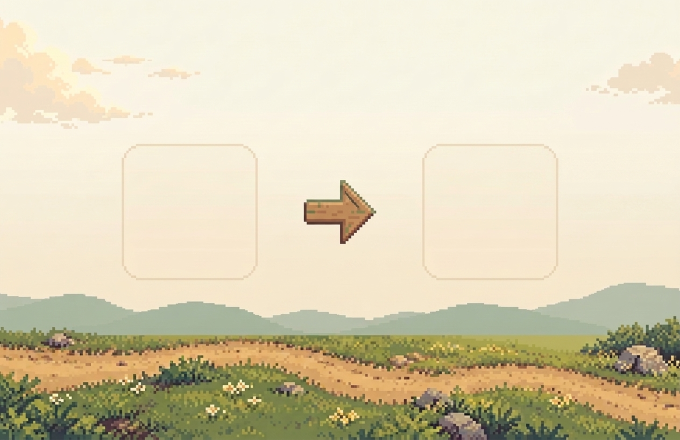
#> input picture apps/mac/resources/dmg-background.png, 1360 x 880 px (shown at 1/2 size)
$ python -i mac-branding.py   (imports and definitions only)
#> lines starting #> are read from the running program, lines starting #| are printed output that depends on the picture
#!/usr/bin/env python3
"""Generate macOS 26 full-bleed channel icons, fallback .icns, and Retina DMG background.

Outputs under apps/mac/resources/:
  - appicon-{release,alpha,beta,dev}.png  (1024x1024 full-bleed PNG for actool Assets.car)
  - icon{,-alpha,-beta,-dev}.icns         (macOS 14/15 squircle fallback compiled via iconutil)
  - dmg-background.png                    (1360x880 @144 DPI = 680x440 pt Retina DMG canvas)

Deterministic: given the same design/pixel/raw/{app-icon,dmg-background}.png inputs,
produces identical outputs.
"""

from __future__ import annotations

import subprocess
import sys
import tempfile
from dataclasses import dataclass
from pathlib import Path

from PIL import Image, ImageChops, ImageDraw, ImageFilter, ImageFont

ROOT = Path(__file__).resolve().parents[2]
RAW_DIR = ROOT / "design" / "pixel" / "raw"
OUT_DIR = ROOT / "apps" / "mac" / "resources"

ICON_SIZE = 1024
FALLBACK_SQUIRCLE_SIZE = 824
FALLBACK_SQUIRCLE_OFFSET = (ICON_SIZE - FALLBACK_SQUIRCLE_SIZE) // 2  # 100px

DMG_W = 1360
DMG_H = 880
DMG_DPI = 144

ICONSET_SIZES: tuple[tuple[str, int], ...] = (
    ("icon_16x16.png", 16),
    ("icon_16x16@2x.png", 32),
    ("icon_32x32.png", 32),
    ("icon_32x32@2x.png", 64),
    ("icon_128x128.png", 128),
    ("icon_128x128@2x.png", 256),
    ("icon_256x256.png", 256),
    ("icon_256x256@2x.png", 512),
    ("icon_512x512.png", 512),
    ("icon_512x512@2x.png", 1024),
)


@dataclass(frozen=True)
class ChannelBadge:
    channel: str
    icns_name: str
    label: str | None
    fill_top: tuple[int, int, int]
    fill_bottom: tuple[int, int, int]
    border: tuple[int, int, int]
    highlight: tuple[int, int, int, int]
    text_color: tuple[int, int, int]
    width: int


CHANNELS: tuple[ChannelBadge, ...] = (
    ChannelBadge(
        channel="release",
        icns_name="icon.icns",
        label=None,
        fill_top=(0, 0, 0),
        fill_bottom=(0, 0, 0),
        border=(0, 0, 0),
        highlight=(0, 0, 0, 0),
        text_color=(0, 0, 0),
        width=0,
    ),
    ChannelBadge(
        channel="alpha",
        icns_name="icon-alpha.icns",
        label="ALPHA",
        fill_top=(242, 166, 48),
        fill_bottom=(216, 132, 24),
        border=(45, 30, 18),
        highlight=(255, 244, 212, 130),
        text_color=(45, 30, 18),
        width=326,
    ),
    ChannelBadge(
        channel="beta",
        icns_name="icon-beta.icns",
        label="BETA",
        fill_top=(74, 138, 201),
        fill_bottom=(46, 102, 162),
        border=(22, 43, 69),
        highlight=(214, 236, 255, 115),
        text_color=(255, 255, 255),
        width=284,
    ),
    ChannelBadge(
        channel="dev",
        icns_name="icon-dev.icns",
        label="DEV",
        fill_top=(73, 95, 73),
        fill_bottom=(47, 63, 47),
        border=(24, 34, 24),
        highlight=(208, 232, 208, 95),
        text_color=(247, 243, 232),
        width=248,
    ),
)


# [207 lines left out: functions load_badge_font, draw_tracked_text, apply_channel_badge, make_squircle_mask, render_fallback_squircle, build_icns, not called in this run]


def build_dmg_background(raw_bg_path: Path, dest: Path) -> None:
    """Compose a 1360x880 @144 DPI (680x440 pt) Retina pastoral DMG installer background."""
#> called with dest = 'out.png'
    raw = Image.open(raw_bg_path).convert("RGBA")
    # Scale raw width (1536) cleanly to 1360 -> height becomes 907px.
    scaled_w = DMG_W
    scaled_h = round(raw.height * (DMG_W / raw.width))
#> scaled_h = 880
    scaled = raw.resize((scaled_w, scaled_h), Image.Resampling.LANCZOS)

    # Shift the landscape down so the calm warm-cream morning sky fills the upper ~66%
    # and the soft rolling hills + sunlit meadow anchor the bottom ~34%, keeping the
    # drop zones and icon labels uncluttered while keeping the sun cleanly above the left card.
    shift_down = 88
    top_sky = scaled.crop((0, 0, DMG_W, 1)).resize((DMG_W, DMG_H), Image.Resampling.BILINEAR)
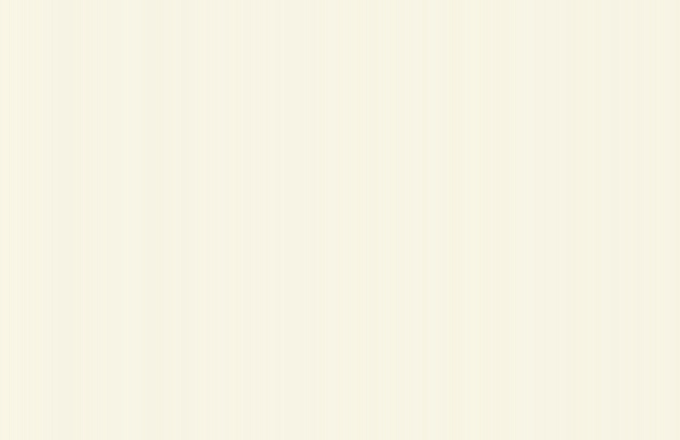
#> top_sky: PIL image 1360x880 RGBA (shown at 1/2 size); mean R, G, B, A 247.1, 244.2, 228.3, 255
    canvas = top_sky.copy()

    # Feather the top 48px of the shifted raw artwork into the opaque sky base so the transition is invisible.
    cropped_land = scaled.crop((0, 0, DMG_W, DMG_H - shift_down))
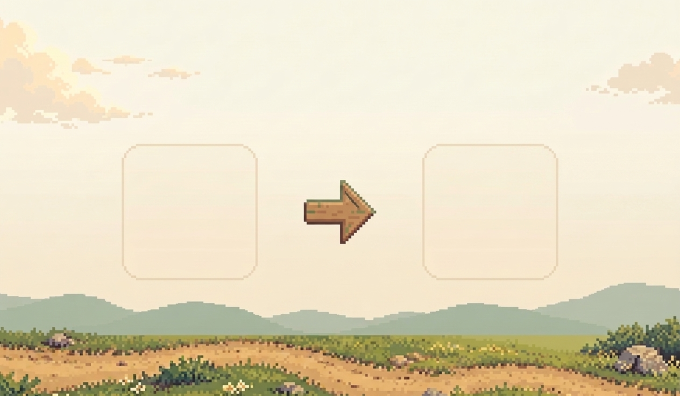
#> cropped_land: PIL image 1360x792 RGBA (shown at 1/2 size); mean R, G, B, A 228, 218.3, 191.7, 255
    seam_mask = Image.new("L", cropped_land.size, 255)
#> seam_mask: PIL image 1360x792 L; every value is 255
    seam_draw = ImageDraw.Draw(seam_mask)
    feather = 48
    for y in range(feather):
        v = round(255 * (y / feather))
        seam_draw.line([(0, y), (DMG_W, y)], fill=v)
    canvas.paste(cropped_land, (0, shift_down), seam_mask)
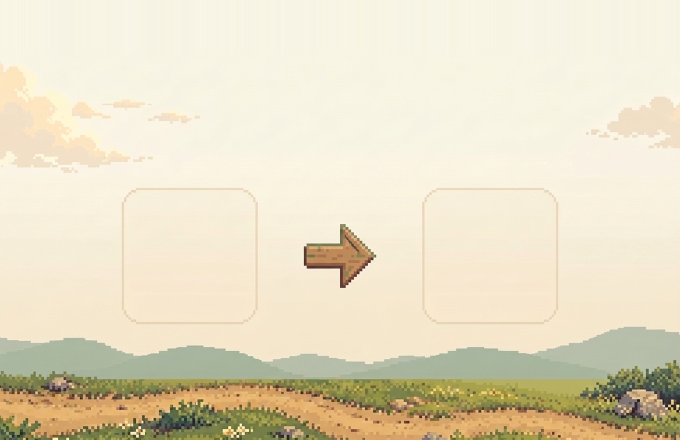
#> canvas: PIL image 1360x880 RGBA (shown at 1/2 size); mean R, G, B, A 230, 220.9, 195.4, 255

    # Very subtle sunlit atmospheric veil across the upper sky to keep drop zones crisp.
    veil = Image.new("RGBA", (DMG_W, DMG_H), (0, 0, 0, 0))
#> veil: PIL image 1360x880 RGBA; every value is 0
    veil_draw = ImageDraw.Draw(veil)
    for y in range(DMG_H):
        if y < 520:
            alpha = round(24 * (1.0 - y / 520.0) ** 1.3)
            veil_draw.line([(0, y), (DMG_W, y)], fill=(255, 251, 240, alpha))
    canvas = Image.alpha_composite(canvas, veil)

    # Render drop zones and directional arrow at 2x supersampling for razor-sharp Retina detail.
    ss = 2
    overlay = Image.new("RGBA", (DMG_W * ss, DMG_H * ss), (0, 0, 0, 0))
#> overlay: PIL image 2720x1760 RGBA; every value is 0

    zone_size = 340
    zone_radius = 44
    zone_centers = ((360, 420), (1000, 420))

    for cx, cy in zone_centers:
        x1 = (cx - zone_size // 2) * ss
        y1 = (cy - zone_size // 2) * ss
        x2 = (cx + zone_size // 2) * ss
        y2 = (cy + zone_size // 2) * ss
        r = zone_radius * ss

        # Very delicate ambient lift shadow behind the parchment card.
        card_shadow = Image.new("RGBA", overlay.size, (0, 0, 0, 0))
        ImageDraw.Draw(card_shadow).rounded_rectangle(
            (x1, y1 + 6 * ss, x2, y2 + 6 * ss),
            radius=r,
            fill=(96, 74, 48, 26),
        )
        card_shadow = card_shadow.filter(ImageFilter.GaussianBlur(radius=14 * ss))
        overlay = Image.alpha_composite(overlay, card_shadow)

        # Frosted warm parchment fill: rgba(255, 250, 238, 0.58)
        card = Image.new("RGBA", overlay.size, (0, 0, 0, 0))
        cd = ImageDraw.Draw(card)
        cd.rounded_rectangle(
            (x1, y1, x2, y2),
            radius=r,
            fill=(255, 250, 238, 148),
        )

        # Soft warm inner glow inset 3px inside the card perimeter.
        glow_inset = 3 * ss
        cd.rounded_rectangle(
            (x1 + glow_inset, y1 + glow_inset, x2 - glow_inset, y2 - glow_inset),
            radius=max(1, r - glow_inset),
            outline=(255, 253, 247, 130),
            width=3 * ss,
        )

        # Delicate hairline border: rgba(122, 102, 74, 0.28)
        cd.rounded_rectangle(
            (x1, y1, x2, y2),
            radius=r,
            outline=(122, 102, 74, 72),
            width=2 * ss,
        )
        overlay = Image.alpha_composite(overlay, card)
#> this loop made 2 passes
#> pass 1, in build_dmg_background, `card_shadow = card_shadow.filter(ImageFilter.GaussianBlur(radius=14 * ..`:
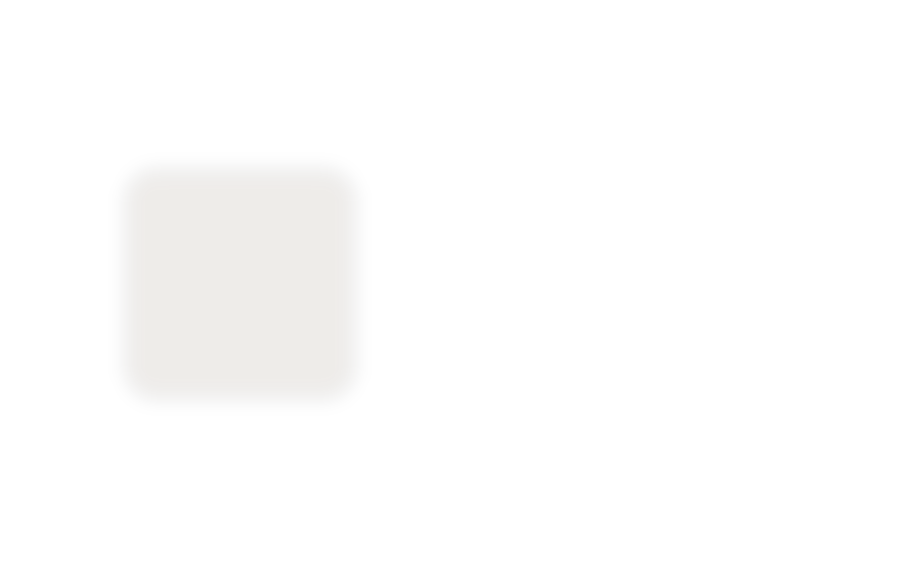
#> card_shadow: PIL image 2720x1760 RGBA (shown at 1/3 size); mean R, G, B, A 9.2, 7.1, 4.6, 2.5; transparent parts drawn white
#> pass 2, in build_dmg_background, `card_shadow = card_shadow.filter(ImageFilter.GaussianBlur(radius=14 * ..`:
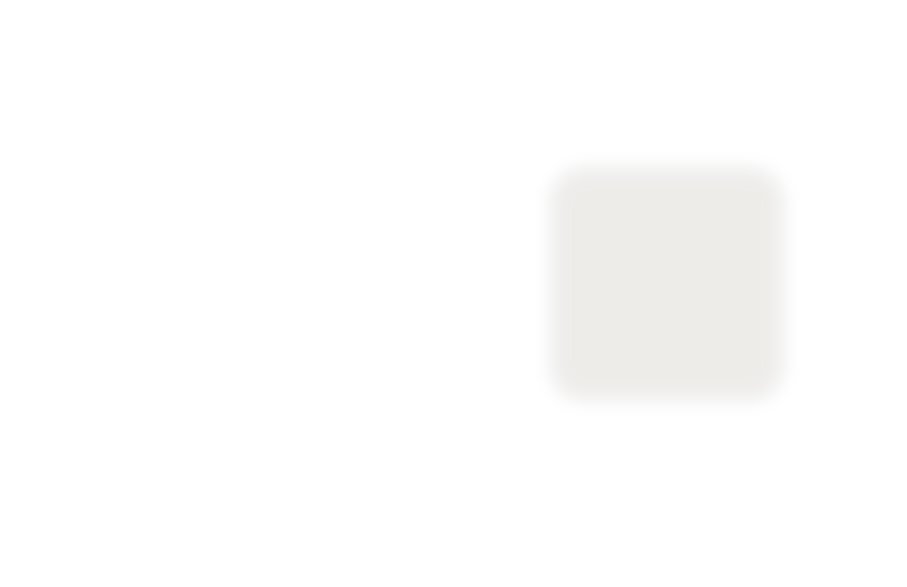
#> card_shadow: PIL image 2720x1760 RGBA (shown at 1/3 size); mean R, G, B, A 9.2, 7.1, 4.6, 2.5; transparent parts drawn white

    # Center directional arrow pill at exact (680, 420) = logical (340, 210).
    acx, acy = 680 * ss, 420 * ss
    pill_w, pill_h = 116 * ss, 76 * ss
    px1, py1 = acx - pill_w // 2, acy - pill_h // 2
    px2, py2 = acx + pill_w // 2, acy + pill_h // 2
    pr = pill_h // 2

    arrow_shadow = Image.new("RGBA", overlay.size, (0, 0, 0, 0))
    ImageDraw.Draw(arrow_shadow).rounded_rectangle(
        (px1, py1 + 5 * ss, px2, py2 + 5 * ss),
        radius=pr,
        fill=(96, 74, 48, 36),
    )
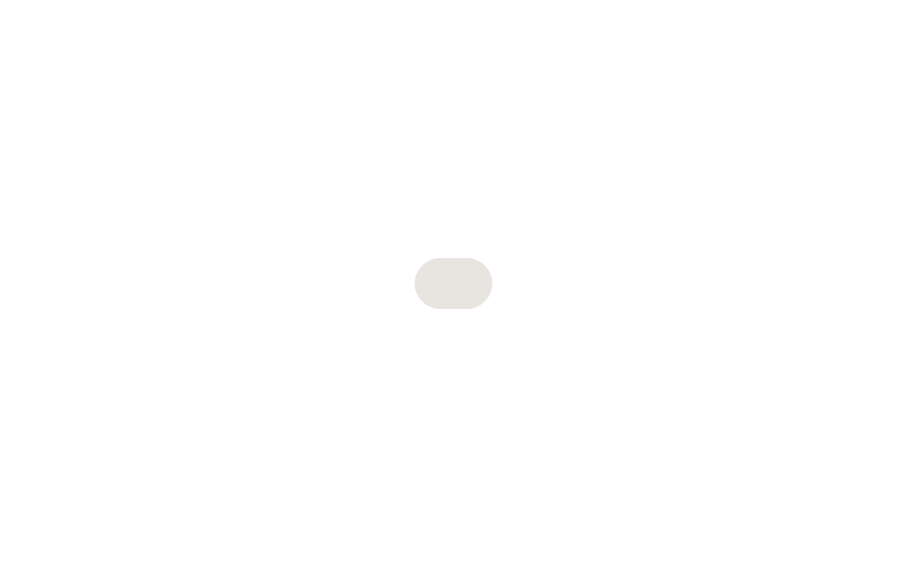
#> arrow_shadow: PIL image 2720x1760 RGBA (shown at 1/3 size); mean R, G, B, A 0.6, 0.5, 0.3, 0.2; transparent parts drawn white
    arrow_shadow = arrow_shadow.filter(ImageFilter.GaussianBlur(radius=10 * ss))
    overlay = Image.alpha_composite(overlay, arrow_shadow)

    arrow_layer = Image.new("RGBA", overlay.size, (0, 0, 0, 0))
    ad = ImageDraw.Draw(arrow_layer)
    ad.rounded_rectangle(
        (px1, py1, px2, py2),
        radius=pr,
        fill=(255, 250, 238, 206),
        outline=(122, 102, 74, 88),
        width=2 * ss,
    )
    # Soft inner rim highlight on the arrow pill.
    ad.rounded_rectangle(
        (px1 + 3 * ss, py1 + 3 * ss, px2 - 3 * ss, py2 - 3 * ss),
        radius=max(1, pr - 3 * ss),
        outline=(255, 254, 249, 140),
        width=2 * ss,
    )

    # Clean, balanced right-pointing arrow geometry in warm oak (#6B4E31).
    ink = (107, 78, 49, 235)
    stroke = 7 * ss
    half_stroke = stroke / 2.0

    shaft_x1 = acx - 24 * ss
    shaft_x2 = acx + 20 * ss
    tip_x = acx + 24 * ss
    wing_x = acx + 6 * ss
    wing_dy = 16 * ss

    def draw_capsule(p0: tuple[float, float], p1: tuple[float, float]) -> None:
#> called with p0 = (1312, 840), p1 = (1400, 840)
        ad.line([p0, p1], fill=ink, width=stroke)
        for px, py in (p0, p1):
            ad.ellipse(
                (px - half_stroke, py - half_stroke, px + half_stroke, py + half_stroke),
                fill=ink,
            )

    draw_capsule((shaft_x1, acy), (shaft_x2, acy))
    draw_capsule((wing_x, acy - wing_dy), (tip_x, acy))
    draw_capsule((wing_x, acy + wing_dy), (tip_x, acy))

    overlay = Image.alpha_composite(overlay, arrow_layer)
    overlay_1x = overlay.resize((DMG_W, DMG_H), Image.Resampling.LANCZOS)
    final = Image.alpha_composite(canvas, overlay_1x).convert("RGB")
    final.save(dest, format="PNG", dpi=(DMG_DPI, DMG_DPI), optimize=True)


# [30 lines left out: function main, not called in this run]


# [2 lines not run here, left out]

>>> result = build_dmg_background('../../apps/mac/resources/dmg-background.png', 'out.png')
